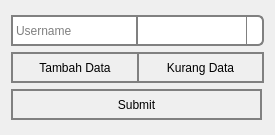
<?xml version="1.0" encoding="UTF-8"?>
<ui version="4.0">
 <class>Dialog</class>
 <widget class="QDialog" name="Dialog">
  <property name="geometry">
   <rect>
    <x>0</x>
    <y>0</y>
    <width>275</width>
    <height>135</height>
   </rect>
  </property>
  <property name="sizePolicy">
   <sizepolicy hsizetype="Fixed" vsizetype="Expanding">
    <horstretch>0</horstretch>
    <verstretch>0</verstretch>
   </sizepolicy>
  </property>
  <property name="minimumSize">
   <size>
    <width>275</width>
    <height>0</height>
   </size>
  </property>
  <property name="maximumSize">
   <size>
    <width>275</width>
    <height>16777215</height>
   </size>
  </property>
  <property name="windowTitle">
   <string>Tambah Satuan Jumlah Barang</string>
  </property>
  <property name="windowIcon">
   <iconset resource="../../../Project katalog/data/ui/logo.qrc">
    <normaloff>:/newPrefix/logo.png</normaloff>:/newPrefix/logo.png</iconset>
  </property>
  <layout class="QVBoxLayout" name="verticalLayout_2">
   <item>
    <layout class="QVBoxLayout" name="verticalLayout">
     <item>
      <layout class="QHBoxLayout" name="horizontalLayout">
       <property name="spacing">
        <number>0</number>
       </property>
       <item>
        <widget class="QLineEdit" name="editLine">
         <property name="sizePolicy">
          <sizepolicy hsizetype="Expanding" vsizetype="Fixed">
           <horstretch>0</horstretch>
           <verstretch>0</verstretch>
          </sizepolicy>
         </property>
         <property name="minimumSize">
          <size>
           <width>0</width>
           <height>31</height>
          </size>
         </property>
         <property name="maximumSize">
          <size>
           <width>16777215</width>
           <height>31</height>
          </size>
         </property>
         <property name="styleSheet">
          <string notr="true">border: 2px solid gray;


padding: 0 1px;


selection-background-color: darkgray;</string>
         </property>
         <property name="placeholderText">
          <string>Username</string>
         </property>
        </widget>
       </item>
       <item>
        <widget class="CustomComboBox" name="role">
         <property name="sizePolicy">
          <sizepolicy hsizetype="Expanding" vsizetype="Fixed">
           <horstretch>0</horstretch>
           <verstretch>0</verstretch>
          </sizepolicy>
         </property>
         <property name="minimumSize">
          <size>
           <width>0</width>
           <height>31</height>
          </size>
         </property>
         <property name="maximumSize">
          <size>
           <width>16777215</width>
           <height>31</height>
          </size>
         </property>
         <property name="focusPolicy">
          <enum>Qt::StrongFocus</enum>
         </property>
         <property name="styleSheet">
          <string notr="true">QComboBox {border: 2px solid gray;
border-radius:6px;
border-bottom-left-radius:0px;
border-top-left-radius:0px;
padding: 0 5px;

selection-background-color: darkgray; 
border-left:0px}

QComboBox::drop-down {
    subcontrol-origin: padding;
    subcontrol-position: top right;
    width: 15px;

    border-left-width: 1px;
    border-left-color: gray;
    border-left-style: solid; /* just a single line */
  	border-top-right-radius: 6px; /* same radius as the QComboBox */
    border-bottom-right-radius: 6px;
}

QComboBox::down-arrow {
	image: url(:/newPrefix/drop-down-arrow.png);
	width: 13px;
    height: 13px;
}

QComboBox::down-arrow:on { /* shift the arrow when popup is open */
    top: 1px;
    left: 1px;
}

QComboBox QAbstractItemView {
    border: 3px solid darkgray;
    selection-background-color: gray;
}</string>
         </property>
         <property name="editable">
          <bool>true</bool>
         </property>
         <property name="currentText">
          <string/>
         </property>
         <property name="currentIndex">
          <number>-1</number>
         </property>
         <property name="maxCount">
          <number>2147483647</number>
         </property>
         <property name="insertPolicy">
          <enum>QComboBox::NoInsert</enum>
         </property>
         <property name="placeholderText">
          <string>Role</string>
         </property>
        </widget>
       </item>
      </layout>
     </item>
     <item>
      <layout class="QHBoxLayout" name="horizontalLayout_2">
       <property name="spacing">
        <number>0</number>
       </property>
       <item>
        <widget class="QPushButton" name="addButton">
         <property name="sizePolicy">
          <sizepolicy hsizetype="Expanding" vsizetype="Fixed">
           <horstretch>0</horstretch>
           <verstretch>0</verstretch>
          </sizepolicy>
         </property>
         <property name="minimumSize">
          <size>
           <width>0</width>
           <height>31</height>
          </size>
         </property>
         <property name="maximumSize">
          <size>
           <width>16777215</width>
           <height>31</height>
          </size>
         </property>
         <property name="styleSheet">
          <string notr="true">border: 2px solid gray;

padding: 0 0px;


selection-background-color: darkgray;</string>
         </property>
         <property name="text">
          <string>Tambah Data</string>
         </property>
        </widget>
       </item>
       <item>
        <widget class="QPushButton" name="minButton">
         <property name="sizePolicy">
          <sizepolicy hsizetype="Expanding" vsizetype="Fixed">
           <horstretch>0</horstretch>
           <verstretch>0</verstretch>
          </sizepolicy>
         </property>
         <property name="minimumSize">
          <size>
           <width>125</width>
           <height>31</height>
          </size>
         </property>
         <property name="maximumSize">
          <size>
           <width>125</width>
           <height>31</height>
          </size>
         </property>
         <property name="styleSheet">
          <string notr="true">border: 2px solid gray;
border-left : 0px;
padding: 0 0px;

selection-background-color: darkgray;</string>
         </property>
         <property name="text">
          <string>Kurang Data</string>
         </property>
        </widget>
       </item>
      </layout>
     </item>
     <item>
      <widget class="QPushButton" name="apply">
       <property name="minimumSize">
        <size>
         <width>251</width>
         <height>31</height>
        </size>
       </property>
       <property name="maximumSize">
        <size>
         <width>251</width>
         <height>31</height>
        </size>
       </property>
       <property name="styleSheet">
        <string notr="true">border: 2px solid gray;

padding: 0 0px;
selection-background-color: darkgray;</string>
       </property>
       <property name="text">
        <string>Submit</string>
       </property>
      </widget>
     </item>
    </layout>
   </item>
  </layout>
 </widget>
 <customwidgets>
  <customwidget>
   <class>CustomComboBox</class>
   <extends>QComboBox</extends>
   <header>MyWidgets</header>
  </customwidget>
 </customwidgets>
 <tabstops>
  <tabstop>editLine</tabstop>
  <tabstop>role</tabstop>
  <tabstop>addButton</tabstop>
  <tabstop>minButton</tabstop>
  <tabstop>apply</tabstop>
 </tabstops>
 <resources>
  <include location="../../../Project katalog/data/ui/logo.qrc"/>
 </resources>
 <connections/>
</ui>
